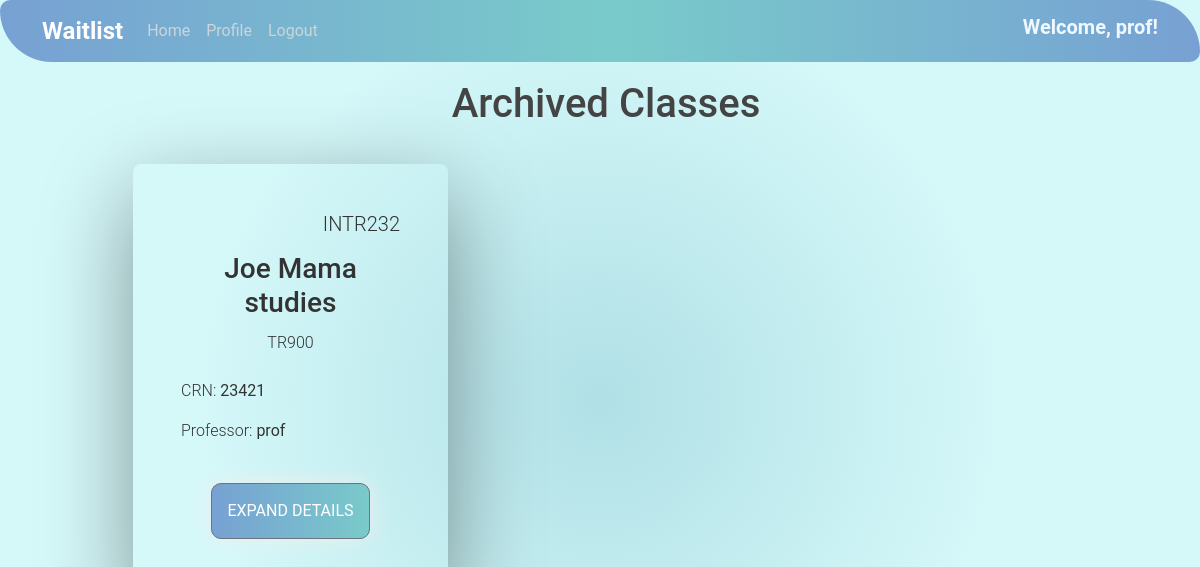
Page /studenthome/archive/ (signed in) on the committed database.
### studentview/models.py (models this page shows, shortened)
class ClassWaitlist(models.Model):
    className = models.CharField(max_length=200, name="className", verbose_name='Class Name')
    classDescription = models.TextField(verbose_name='Description', default=' ')
    classCode = models.CharField(max_length=200, verbose_name='Class Code')
    crn = models.IntegerField(default=0, verbose_name='CRN')
    schedule = models.CharField(max_length=200, verbose_name='Schedule')
    sortType = models.CharField(max_length=200, verbose_name='Sort Type')
    term = models.CharField(max_length=200, verbose_name='Term')
    professor = models.ForeignKey(User, on_delete=models.CASCADE)
    date_added = models.DateTimeField("date published")
    closed = models.BooleanField(default=False)  # Add this line
    anonymous_waitlist = models.BooleanField(default=False, verbose_name='Anonymous Waitlist')
    request_academic_status = models.BooleanField(default=False, verbose_name='Request Academic Status')
    request_major = models.BooleanField(default=False, verbose_name='Request Major')
    request_msg = models.BooleanField(default=False, verbose_name='Request Message')
    archived = models.BooleanField(default=False, verbose_name="Archived")

### studentview/views.py (the view)
# urls.py: path('archive/',views.archive, name='waitlist-archive'),
def archive(request):
    currentUser = request.user
    groupOfUser = currentUser.groups.all().first() #if we ever add more groups than profs and students, change this
    classes = []
    message =  ""
    if (not currentUser.is_anonymous):
        if (groupOfUser):
            if (groupOfUser.id == 1):
                classes = ClassWaitlist.objects.filter(professor=currentUser.pk, archived=True)
            else:
                raise PermissionDenied()
    if (currentUser.is_anonymous):
        message = "Log in to view your classes!"
    context={
        'classes':classes,
        'message':message,
    }
    return render(request,'studentview/archive.html', context)

### studentview/templates/studentview/archive.html (shortened to what this page needs)
{% extends "studentview/base.html" %}
{% block content %}
<h1 style="text-align:center" class="mt-3"> Archived Classes</h1>
<div class="container class-list px-0">
    <div class="d-flex flex-row flex-wrap justify-content-center justify-content-md-start my-3">
        {% for class in classes %}
            <div class="studentclassbox {% if class.closed %}closed{% else %}active{% endif %} p-5">
                <div class="d-flex flex-row h5">
                    <div class="col col-auto" style="margin-left: auto; font-weight: 300;">
                        {{ class.classCode }}
                    </div>
                </div>
                <div class="row text-center h3 mt-2">
                    <span>{{class.className}}</span>
                </div>
                <div class="row text-center mt-1">
                    <span style="font-weight: 300;">{{ class.schedule }}</span>
                </div>
                <div class="d-flex flex-row mt-4">
                    <div class="col-auto" style="font-weight: 300; margin-right: 4px;">
                        CRN:
                    </div>
                    <div class="col">
                        {{ class.crn }}
                    </div>
                </div>
                <div class="d-flex flex-row justify-content-left mt-3">
                    <div class="col-auto mr-1" style="font-weight: 300; margin-right: 4px;">
                        Professor:
                    </div>
                    <div class="col-auto">
                        {{ class.professor }}
                    </div>
                </div>
                <br>
                <div class="d-flex flex-row justify-content-center mt-auto">
                    <button class="btn btn-secondary mt-3" onclick="window.location.href='/studenthome/{{class.pk}}/detail';">Expand Details</button>
                </div>
            </div>
        {% endfor %}
    </div>
</div>
{% endblock content %}

### studentview/templates/studentview/base.html (shortened to what this page needs)
<!DOCTYPE html>
{% load static %}
<html lang="en">
<head>
    <link href="https://cdn.jsdelivr.net/npm/bootstrap@5.1.3/dist/css/bootstrap.min.css" rel="stylesheet">
    <link rel="stylesheet" href="https://cdnjs.cloudflare.com/ajax/libs/font-awesome/5.11.2/css/all.min.css">
    <link rel="stylesheet" type="text/css" href="{% static 'studentview/main.css' %}">
</head>
<body>
    <header class="site-header">
        <nav class="navbar navbar-expand-md navbar-dark bg-steel fixed-top">
            <div class="container">
                <a class="navbar-brand mr-4" href="/">Waitlist</a>
                <div class="collapse navbar-collapse" id="navbarToggle">
                    <div class="navbar-nav mr-auto">
                        <a class="nav-item nav-link" href="/studenthome">Home</a>
                    </div>
                    <div class="navbar-nav">
                        {% if user.is_authenticated %}
                            <a class="nav-item nav-link" href="{% url 'profile' %}">Profile</a>
                            <a class="nav-item nav-link" href="{% url 'logout' %}">Logout</a>
                        {% else %}
                            <a class="nav-item nav-link" href="{% url 'login' %}">Login</a>
                            <a class="nav-item nav-link" href="{% url 'register' %}">Register</a>
                        {% endif %}
                    </div>
                    <div class="navbar-nav ms-auto">
                        {% if user.is_authenticated %}
                            <h5 style="font-weight: bold; color: aliceblue;" class="nav-item ms-auto"> Welcome, {{user}}! </h5>
                        {% endif %}
                    </div>
                </div>
            </div>
        </nav>
    </header>
<div class="container-fluid d-flex h-100 pb-3" style="padding-right: 0;">
    <div id="page-flex-row" class="d-flex flex-row">
        <div id="main-page-content" class="col">
            <div class="row">
                <div class="col d-none d-xl-block col-xl-1 p-0">
                </div>
                <div class="col col-12 col-xl-10">
                    {% block content %}{% endblock %}
                </div>
                <div class="col d-none d-xl-block col-xl-1 p-0">
                </div>
            </div>
        </div>
    </div>
</div>
</body>
</html>

### studentview/static/studentview/main.css (style rules this page uses)
:root { --banner-gradient-1: #5100e7; --banner-gradient-2: #3b4a5a; }
.navbar { background-image: linear-gradient(to right, #77A1D3 0%, #79CBCA 51%, #77A1D3 100%); border-radius: 20px 100px 20px; }
.site-header .navbar-brand { font-size: 1.5rem; font-weight: bold; color: #ffffff; transition: color 0.3s ease-in-out; }
.site-header .navbar-nav .nav-link { color: #ffffff; transition: color 0.3s ease-in-out, transform 0.3s ease-in-out; }
html, body { height: 100%; display: flex; flex-direction: column; font-family: 'Roboto', sans-serif; }
body { background: radial-gradient(circle closest-side, #B0E0E6, #d5f8f9); color: #333333; margin-top: 4rem; overflow-x: hidden; }
body > * { flex-shrink: 0; }
#page-flex-row { flex-grow: 1; }
h1, h2, h3, h4, h5, h6 { color: #444444; font-weight: 500; }
.bg-steel { background-color: #5f788a; }
.site-header .navbar-nav .nav-link { color: #cbd5db; transition: color 0.3s; }
.btn { background-image: linear-gradient(to right, #77A1D3 0%, #79CBCA 51%, #77A1D3 100%); margin: 10px; padding: 15px 15px; text-align: center; text-transform: uppercase; transition: 0.5s; background-size: 200% auto; color: white; box-shadow: 0 0 20px #eee; border-radius: 10px; }
.studentclassbox { box-sizing: border-box; border-radius: 0.5rem; box-shadow: rgba(0, 0, 0, 0.4) 0px 30px 90px; display: flex; flex-direction: column; width: 315px; margin: 20px; transition: transform 0.3s, box-shadow 0.3s; }

### studentview/templates/studentview/base.html (style rules this page uses)
body { animation: fadeIn 0.2s ease-out 1 both; }

### rows in the picture
ClassWaitlist: classCode "INTR232", className "Joe Mama studies", schedule "TR900", crn "23421", professor "prof"

### other values in the picture
{{ user }} "prof"
